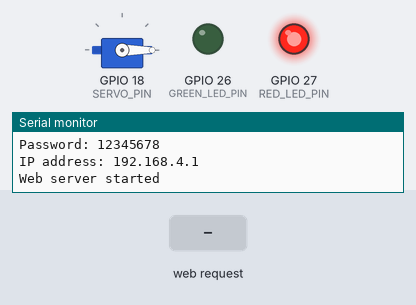
Bench run of a sketch on a simulated ESP32. On the bench: servo, output pins drawn as LEDs (lit = HIGH), the last lines printed to the serial monitor. Inputs (shaded band) come from the test bench.

Above: at 1.2 s.
1.3 s: HTTP request GET /open received
At 2.3 s:
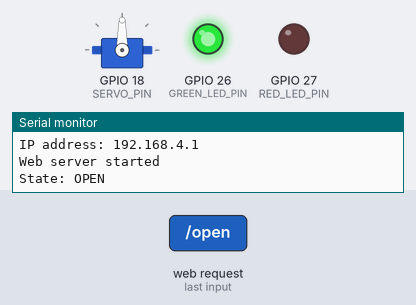
2.8 s: HTTP request GET /close received
At 3.4 s:
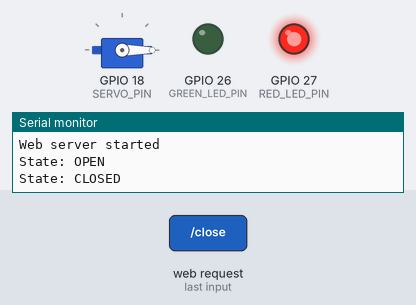
Timing chart, 0 to 5.8 s (numbered marks = the images above; inputs shaded):
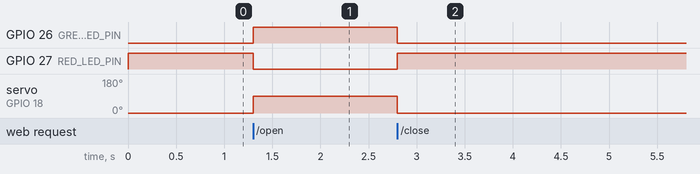

The sketch:

sketch.ino
```cpp
#include <WiFi.h>
#include <WebServer.h>
#include <ESP32Servo.h>

const int SERVO_PIN = 18;
const int GREEN_LED_PIN = 26;
const int RED_LED_PIN = 27;

const int CLOSED_ANGLE = 0;
const int OPEN_ANGLE = 90;

const char* WIFI_NAME = "ESP32-Servo-Control";
const char* WIFI_PASSWORD = "12345678";

Servo servoMotor;
WebServer server(80);

String currentState = "CLOSED";

void showClosedState() {
  servoMotor.write(CLOSED_ANGLE);

  digitalWrite(GREEN_LED_PIN, LOW);
  digitalWrite(RED_LED_PIN, HIGH);

  currentState = "CLOSED";
  Serial.println("State: CLOSED");
}

void showOpenState() {
  servoMotor.write(OPEN_ANGLE);

  digitalWrite(GREEN_LED_PIN, HIGH);
  digitalWrite(RED_LED_PIN, LOW);

  currentState = "OPEN";
  Serial.println("State: OPEN");
}

String createWebPage() {
  String statusColor;

  if (currentState == "OPEN") {
    statusColor = "#16a34a";
  } else {
    statusColor = "#dc2626";
  }

  String page = R"rawliteral(
<!DOCTYPE html>
<html lang="en">
<head>
  <meta charset="UTF-8">
  <meta name="viewport" content="width=device-width, initial-scale=1.0">

  <title>ESP32 Servo Control</title>

  <style>
    * {
      box-sizing: border-box;
    }

    body {
      margin: 0;
      min-height: 100vh;
      display: flex;
      align-items: center;
      justify-content: center;
      background: #f1f5f9;
      font-family: Arial, sans-serif;
      color: #0f172a;
    }

    .card {
      width: min(90%, 480px);
      padding: 36px;
      background: white;
      border-radius: 20px;
      box-shadow: 0 12px 35px rgba(15, 23, 42, 0.15);
      text-align: center;
    }

    h1 {
      margin-top: 0;
      margin-bottom: 12px;
      font-size: 30px;
    }

    .description {
      margin-bottom: 28px;
      color: #475569;
      line-height: 1.6;
    }

    .status-box {
      margin-bottom: 30px;
      padding: 18px;
      border-radius: 12px;
      background: #f8fafc;
      border: 2px solid #e2e8f0;
    }

    .status-label {
      display: block;
      margin-bottom: 8px;
      font-size: 15px;
      color: #64748b;
    }

    .status-value {
      font-size: 28px;
      font-weight: bold;
      color: STATUS_COLOR;
    }

    .buttons {
      display: flex;
      gap: 16px;
    }

    .button {
      flex: 1;
      padding: 16px;
      border: none;
      border-radius: 12px;
      color: white;
      font-size: 18px;
      font-weight: bold;
      text-decoration: none;
      cursor: pointer;
    }

    .open-button {
      background: #16a34a;
    }

    .close-button {
      background: #dc2626;
    }

    .button:hover {
      opacity: 0.88;
    }

    @media (max-width: 480px) {
      .card {
        padding: 26px 20px;
      }

      .buttons {
        flex-direction: column;
      }
    }
  </style>
</head>

<body>
  <div class="card">
    <h1>ESP32 Servo Control</h1>

    <p class="description">
      Use the buttons below to control the servo motor and status LEDs.
    </p>

    <div class="status-box">
      <span class="status-label">Current Status</span>
      <span class="status-value">CURRENT_STATE</span>
    </div>

    <div class="buttons">
      <a class="button open-button" href="/open">OPEN</a>
      <a class="button close-button" href="/close">CLOSE</a>
    </div>
  </div>
</body>
</html>
)rawliteral";

  page.replace("CURRENT_STATE", currentState);
  page.replace("STATUS_COLOR", statusColor);

  return page;
}

void handleHomePage() {
  server.send(200, "text/html", createWebPage());
}

void handleOpenCommand() {
  showOpenState();
  server.sendHeader("Location", "/");
  server.send(303);
}

void handleCloseCommand() {
  showClosedState();
  server.sendHeader("Location", "/");
  server.send(303);
}

void handleNotFound() {
  server.send(404, "text/plain", "Page not found");
}

void setup() {
  Serial.begin(115200);

  pinMode(GREEN_LED_PIN, OUTPUT);
  pinMode(RED_LED_PIN, OUTPUT);

  servoMotor.setPeriodHertz(50);
  servoMotor.attach(SERVO_PIN, 500, 2400);

  showClosedState();

  Serial.println();
  Serial.println("Starting ESP32 Access Point...");

  WiFi.softAP(WIFI_NAME, WIFI_PASSWORD);

  IPAddress accessPointIP = WiFi.softAPIP();

  Serial.println("Wi-Fi Access Point created successfully");
  Serial.print("Network name: ");
  Serial.println(WIFI_NAME);
  Serial.print("Password: ");
  Serial.println(WIFI_PASSWORD);
  Serial.print("IP address: ");
  Serial.println(accessPointIP);

  server.on("/", handleHomePage);
  server.on("/open", handleOpenCommand);
  server.on("/close", handleCloseCommand);
  server.onNotFound(handleNotFound);

  server.begin();

  Serial.println("Web server started");
}

void loop() {
  server.handleClient();
}
```

Measured:
- after the input at 1.3 s, GPIO 26 (GREEN_LED_PIN): LOW → HIGH at once; GPIO 27 (RED_LED_PIN): HIGH → LOW at once; servo on GPIO 18 (SERVO_PIN): 0° → 90° at once
- after the input at 2.8 s, GPIO 26 (GREEN_LED_PIN): HIGH → LOW at once; GPIO 27 (RED_LED_PIN): LOW → HIGH at once; servo on GPIO 18 (SERVO_PIN): 90° → 0° at once
